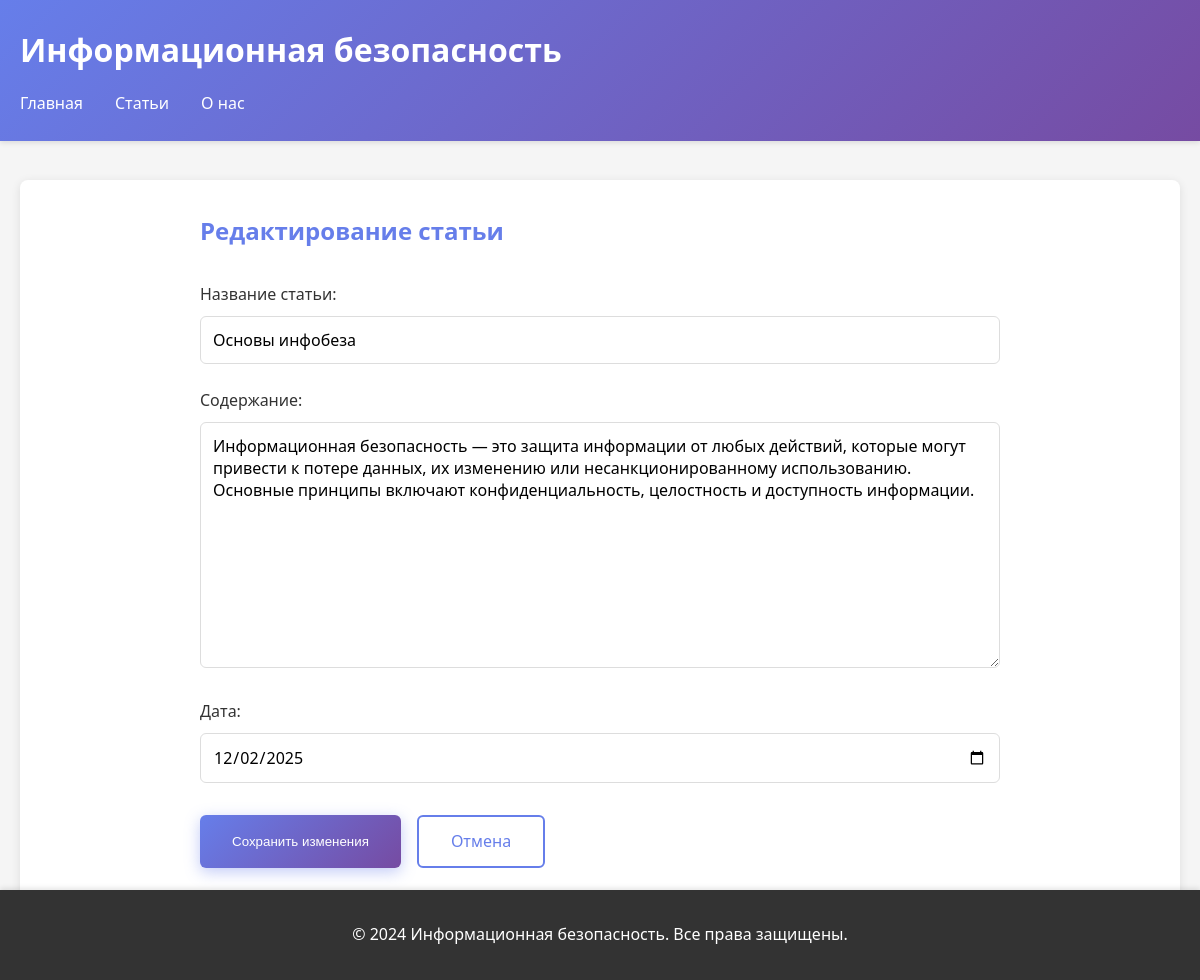
Screenshot of /admin/article/1/edit (signed in) with the database file from the repository.
### tables this page shows
CREATE TABLE articles (
            id INTEGER PRIMARY KEY AUTOINCREMENT,
            title TEXT NOT NULL,
            content TEXT NOT NULL,
            date TEXT NOT NULL
        );

### app.py (the view, shortened to what this page needs)
@app.route('/admin/article/<int:article_id>/edit', methods=['GET', 'POST'])
@login_required
def admin_edit_article(article_id):
    conn = get_db()
    article_data = conn.execute('SELECT * FROM articles WHERE id = ?', (article_id,)).fetchone()
    if article_data is None:
        conn.close()
        flash('Статья не найдена!')
        return redirect(url_for('admin_dashboard'))
    conn.close()
    return render_template('admin/article_form.html', article=dict(article_data))

### app.py (called while the page is built)
@app.before_request
def force_https():
    cert_file = 'ssl/cert.pem'
    key_file = 'ssl/key.pem'
    if os.path.exists(cert_file) and os.path.exists(key_file):
        if request.url.startswith('http://'):
            url = request.url.replace('http://', 'https://', 1)
            return redirect(url, code=301)

@app.after_request
def add_security_headers(response):
    cert_file = 'ssl/cert.pem'
    key_file = 'ssl/key.pem'
    if os.path.exists(cert_file) and os.path.exists(key_file):
        response.headers['Strict-Transport-Security'] = 'max-age=31536000; includeSubDomains'
    response.headers['X-Content-Type-Options'] = 'nosniff'
    response.headers['X-XSS-Protection'] = '1; mode=block'
    response.headers['X-Frame-Options'] = 'SAMEORIGIN'
    return response

def get_db():
    conn = sqlite3.connect(DATABASE)
    conn.row_factory = sqlite3.Row
    return conn

def login_required(f):
    @wraps(f)
    def decorated_function(*args, **kwargs):
        if not session.get('admin_logged_in'):
            flash('Пожалуйста, войдите в систему для доступа к админ-панели.')
            return redirect(url_for('admin_login'))
        return f(*args, **kwargs)
    return decorated_function

### templates/admin/article_form.html (shortened to what this page needs)
{% extends "base.html" %}
{% block content %}
<div class="admin-form">
    <div class="form-container">
        <h2>{% if article %}Редактирование статьи{% else %}Добавление новой статьи{% endif %}</h2>
        <form method="POST" action="{% if article %}{{ url_for('admin_edit_article', article_id=article.id) }}{% else %}{{ url_for('admin_add_article') }}{% endif %}">
            <div class="form-group">
                <label for="title">Название статьи:</label>
                <input type="text" id="title" name="title" value="{% if article %}{{ article.title }}{% endif %}" required class="form-control">
            </div>
            <div class="form-group">
                <label for="content">Содержание:</label>
                <textarea id="content" name="content" rows="10" required class="form-control">{% if article %}{{ article.content }}{% endif %}</textarea>
            </div>
            <div class="form-group">
                <label for="date">Дата:</label>
                <input type="date" id="date" name="date" value="{% if article %}{{ article.date }}{% endif %}" required class="form-control">
            </div>
            <div class="form-actions">
                <button type="submit" class="btn-primary">{% if article %}Сохранить изменения{% else %}Добавить статью{% endif %}</button>
                <a href="{{ url_for('admin_dashboard') }}" class="btn-secondary">Отмена</a>
            </div>
        </form>
    </div>
</div>
{% endblock %}

### static/css/style.css (style rules this page uses)
* { margin: 0; padding: 0; box-sizing: border-box; }
body { font-family: 'Segoe UI', Tahoma, Geneva, Verdana, sans-serif; line-height: 1.6; color: #333; background-color: #f5f5f5; padding-top: 180px; padding-bottom: 80px; }
.btn-primary, .btn-secondary { padding: 0.75rem 2rem; border-radius: 6px; text-decoration: none; font-weight: 500; transition: all 0.3s; display: inline-block; }
.btn-primary { background: linear-gradient(135deg, #667eea 0%, #764ba2 100%); color: white; box-shadow: 0 4px 15px rgba(102, 126, 234, 0.4); }
.btn-secondary { background: white; color: #667eea; border: 2px solid #667eea; }
.admin-form { background: white; padding: 2rem; border-radius: 8px; box-shadow: 0 2px 10px rgba(0,0,0,0.1); }
.form-container { max-width: 800px; margin: 0 auto; }
.form-container h2 { color: #667eea; margin-bottom: 2rem; }
.form-group { margin-bottom: 1.5rem; }
.form-group label { display: block; margin-bottom: 0.5rem; font-weight: 500; color: #333; }
.form-control { width: 100%; padding: 0.75rem; border: 1px solid #ddd; border-radius: 6px; font-size: 1rem; font-family: inherit; transition: border-color 0.3s; }
textarea.form-control { resize: vertical; min-height: 200px; }
.form-actions { display: flex; gap: 1rem; margin-top: 2rem; flex-wrap: wrap; }
.form-actions button { border: none; cursor: pointer; }

### rows the page displays
articles: title "Основы инфобеза", content "Информационная безопасность — это защита информации от любых действий, которые могут привести к потере данных, их изменению или несанкционированному использованию. Основные принципы включают конфиденциальность, целостность и доступность информации.", date "12/02/2025"
